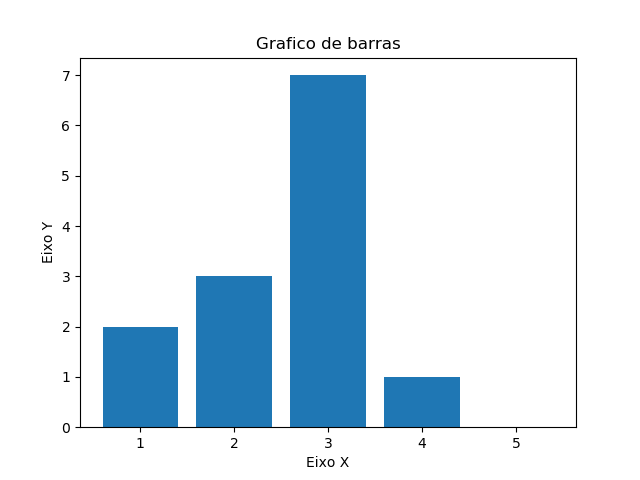

The script that drew this image:
import matplotlib.pyplot as plt

x = [1, 2, 3, 4, 5]
y = [2, 3, 7, 1, 0]

titulo = 'Grafico de barras'
eixox = 'Eixo X'
eixoY = 'Eixo Y'

plt.title(titulo)
plt.xlabel(eixox)
plt.ylabel(eixoY)

plt.bar(x, y)
plt.show()
